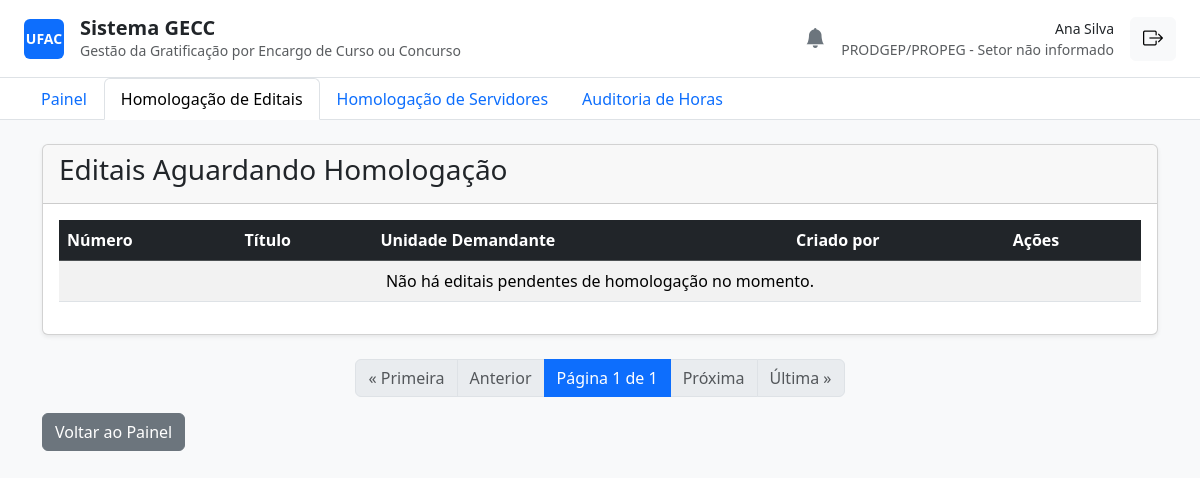
Before: /gestao/homologar-editais/ (signed in) with the older database file.
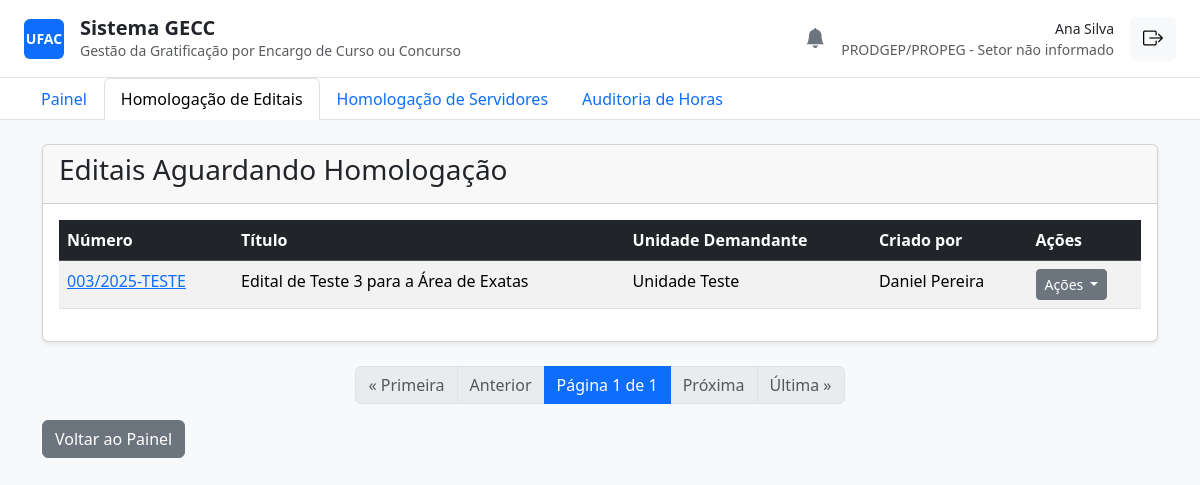
After: the same page with the newer database file.
### core/models.py (models this page shows, shortened)
class Edital(models.Model):
    STATUS_CHOICES = [
        ("Rascunho", "Rascunho"),
        ("Aguardando Homologação", "Aguardando Homologação"),
        ("Homologado", "Homologado"),
        ("Recusado", "Recusado"),
        ("Ativo", "Ativo"),
        ("Finalizado", "Finalizado"),
    ]
    numero_edital = models.CharField(max_length=50, unique=True)
    titulo = models.CharField(max_length=255)
    descricao = models.TextField(blank=True)
    unidade_demandante_nome = models.CharField(max_length=255)
    data_inicio = models.DateField()
    data_fim = models.DateField()
    status = models.CharField(max_length=30, choices=STATUS_CHOICES, default="Rascunho")
    justificativa_recusa = models.TextField(blank=True, null=True)
    valor_empenho = models.DecimalField(max_digits=12, decimal_places=2, default=0.00)
    criado_por = models.ForeignKey(User, on_delete=models.PROTECT, related_name="editais_criados")
    homologado_por = models.ForeignKey(
        User,
        on_delete=models.PROTECT,
        related_name="editais_homologados",
        null=True,
        blank=True,
    )
    created_at = models.DateTimeField(auto_now_add=True)
    updated_at = models.DateTimeField(auto_now=True)
    class Meta:
        verbose_name = "Edital"
        verbose_name_plural = "Editais"
        ordering = ["-data_inicio"]

### core/decorators.py (the view)
        def wrapper(request, *args, **kwargs):
            if not request.user.is_authenticated:
                return redirect('login')
            try:
                if request.user.servidorprofile.funcao in allowed_roles:
                    return view_func(request, *args, **kwargs)
                else:
                    return redirect('painel')
            except AttributeError:
                return redirect('painel')

### core/views.py (called while the page is built)
@login_required
@prodgep_required
def homologar_editais(request):
    editais_list = Edital.objects.filter(status='Aguardando Homologação')
    sort_param = request.GET.get('sort', 'data_inicio')
    allowed_sort_fields = ['numero_edital', 'titulo', 'unidade_demandante_nome', 'criado_por__first_name']
    allowed_sort_fields.extend(['-' + field for field in allowed_sort_fields])
    if sort_param in allowed_sort_fields:
        editais_list = editais_list.order_by(sort_param)
    paginator = Paginator(editais_list, 10)
    page_number = request.GET.get('page')
    page_obj = paginator.get_page(page_number)
    context = {
        'page_obj': page_obj,
        'current_sort': sort_param
    }
    return render(request, 'homologar_editais.html', context)

### core/templates/homologar_editais.html (shortened to what this page needs)
{% extends 'base.html' %}
{% block content %}
<div class="card shadow-sm">
    <div class="card-header">
        <h3>Editais Aguardando Homologação</h3>
    </div>
    <div class="card-body">
        <table class="table table-striped table-hover">
            <thead class="table-dark">
                <tr>
                    <th><a class="text-white text-decoration-none" href="?sort={% if current_sort == 'numero_edital' %}-numero_edital{% else %}numero_edital{% endif %}">Número </a></th>
                    <th><a class="text-white text-decoration-none" href="?sort={% if current_sort == 'titulo' %}-titulo{% else %}titulo{% endif %}">Título </a></th>
                    <th><a class="text-white text-decoration-none" href="?sort={% if current_sort == 'unidade_demandante_nome' %}-unidade_demandante_nome{% else %}unidade_demandante_nome{% endif %}">Unidade Demandante </a></th>
                    <th><a class="text-white text-decoration-none" href="?sort={% if current_sort == 'criado_por__first_name' %}-criado_por__first_name{% else %}criado_por__first_name{% endif %}">Criado por </a></th>
                    <th>Ações</th>
                </tr>
            </thead>
            <tbody>
                {% for edital in page_obj %}
                <tr>
                    <td><a href="{% url 'detalhes_edital' pk=edital.pk %}">{{ edital.numero_edital }}</a></td>
                    <td>{{ edital.titulo }}</td>
                    <td>{{ edital.unidade_demandante_nome }}</td>
                    <td>{{ edital.criado_por.get_full_name|default:edital.criado_por.username }}</td>
                    <td>
                        <div class="dropdown">
                            <button class="btn btn-secondary btn-sm dropdown-toggle" type="button" data-bs-toggle="dropdown">
                                Ações
                            </button>
                        </div>
                    </td>
                </tr>
                {% empty %}
                <tr>
                    <td colspan="5" class="text-center">Não há editais pendentes de homologação no momento.</td>
                </tr>
                {% endfor %}
            </tbody>
        </table>
    </div>
</div>
<nav aria-label="Navegação de página" class="mt-4">
    <ul class="pagination justify-content-center">
        {% if page_obj.has_previous %}
            <li class="page-item"><a class="page-link" href="?page=1&sort={{ current_sort }}">&laquo; Primeira</a></li>
            <li class="page-item"><a class="page-link" href="?page={{ page_obj.previous_page_number }}&sort={{ current_sort }}">Anterior</a></li>
        {% else %}
            <li class="page-item disabled"><span class="page-link">&laquo; Primeira</span></li>
            <li class="page-item disabled"><span class="page-link">Anterior</span></li>
        {% endif %}
        <li class="page-item active" aria-current="page"><span class="page-link">Página {{ page_obj.number }} de {{ page_obj.paginator.num_pages }}</span></li>
        {% if page_obj.has_next %}
            <li class="page-item"><a class="page-link" href="?page={{ page_obj.next_page_number }}&sort={{ current_sort }}">Próxima</a></li>
            <li class="page-item"><a class="page-link" href="?page={{ page_obj.paginator.num_pages }}&sort={{ current_sort }}">Última &raquo;</a></li>
        {% else %}
            <li class="page-item disabled"><span class="page-link">Próxima</span></li>
            <li class="page-item disabled"><span class="page-link">Última &raquo;</span></li>
        {% endif %}
    </ul>
</nav>
<div class="mt-3">
    <a href="{% url 'painel' %}" class="btn btn-secondary">Voltar ao Painel</a>
</div>
{% endblock %}

Changed rows visible on the page:
added Edital: numero_edital "003/2025-TESTE", titulo "Edital de Teste 3 para a Área de Exatas", unidade_demandante_nome "Unidade Teste", criado_por.get_full_name "Daniel Pereira"
Other visible differences:
text no longer shown: "Não há editais pendentes de homologação no momento."
